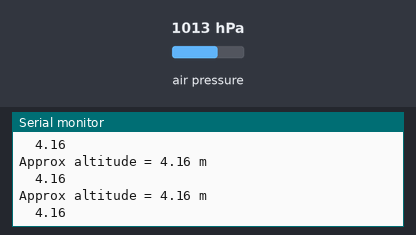
The sketch below on a simulated ESP8266 (NodeMCU). Parts: the last lines printed to the serial monitor. The test bench sets the inputs (shaded band); at power-on: air pressure 1013 hPa. WiFi joins after 1.5 s; servers stay silent unless stated.

Above: at 2.7 s.
2.8 s: air pressure set to 952 hPa
At 2.85 s:
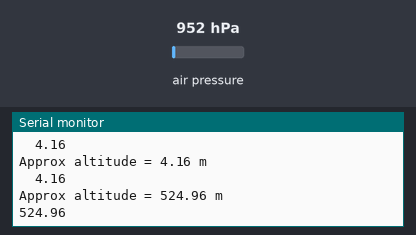
4.3 s: air pressure set to 975 hPa
At 4.49 s:
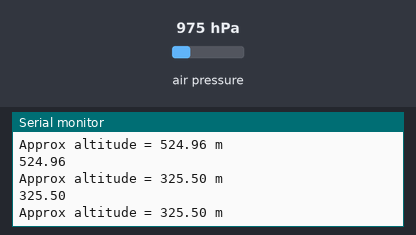
Timing chart, 0 to 7.3 s (numbered marks = the images above; inputs shaded):
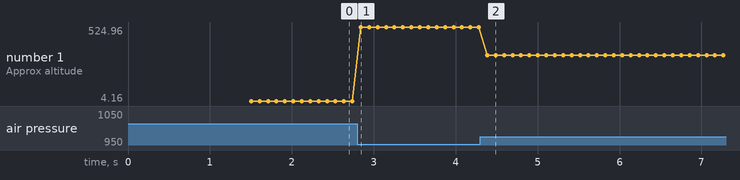

The sketch:

udp.ino
```cpp
/* This code is to use with Adafruit BMP280           (Metric)
 * It measures both temperature and pressure and it displays them on the Serial monitor with the altitude
 * It's a modified version of the Adafruit example code
 * Refer to www.surtrtech.com or SurtrTech Youtube channel
 */

#include <Adafruit_BMP280.h>
#include <ESP8266WiFi.h>
#include <WiFiUdp.h>

Adafruit_BMP280 bmp; // I2C Interface

String gpsString;
const char * ssid = "KAU_Tracker";
const char * pwd = "1234567890";

const char * udpAddress = "192.168.4.2";
const int udpPort = 8000;

WiFiUDP udp;

char result[8];

void setup() {
  Serial.begin(115200);
  WiFi.begin(ssid, pwd);
  Serial.println("");
  Serial.println(F("BMP280 test"));

  while (WiFi.status() != WL_CONNECTED) {
    delay(500);
    Serial.print(".");
  }

  Serial.println("");
  Serial.print("Connected to ");
  Serial.println(ssid);
  Serial.print("IP address: ");
  Serial.println(WiFi.localIP());
  //This initializes udp and transfer buffer
  udp.begin(udpPort);

  if (!bmp.begin(0x76)) {
    Serial.println(F("Could not find a valid BMP280 sensor, check wiring!"));
    while (1);
  }

  /* Default settings from datasheet. */
  bmp.setSampling(Adafruit_BMP280::MODE_NORMAL,     /* Operating Mode. */
                  Adafruit_BMP280::SAMPLING_X2,     /* Temp. oversampling */
                  Adafruit_BMP280::SAMPLING_X16,    /* Pressure oversampling */
                  Adafruit_BMP280::FILTER_X16,      /* Filtering. */
                  Adafruit_BMP280::STANDBY_MS_500); /* Standby time. */
}

void loop() {
//    Serial.print(F("Temperature = "));
//    Serial.print(bmp.readTemperature());
//    Serial.println(" *C");
//
//    Serial.print(F("Pressure = "));
//    Serial.print(bmp.readPressure()/100); //displaying the Pressure in hPa, you can change the unit
//    Serial.println(" hPa");

    Serial.print(F("Approx altitude = "));
    Serial.print(bmp.readAltitude(1013.5)); //The "1019.66" is the pressure(hPa) at sea level in day in your region
    Serial.println(" m");                    //If you don't know it, modify it until you get your current altitude

    Serial.println();
    float high=bmp.readAltitude(1013.5);

    Serial.println(dtostrf(high, 6, 2, result));

    //send hello world to server
    udp.beginPacket(udpAddress, udpPort);
    udp.write(dtostrf(high, 6, 2, result));
    udp.endPacket();
    delay(100);
}
```

Measured:
- after the input at 2.8 s, the serial monitor: prints a new line at once (image 1)
- after the input at 4.3 s, the serial monitor: prints a new line after 0.09 s (image 2)
- plotted number 1: 4.16 → 524.96 after the input at 2.8 s, 524.96 → 325.5 after the input at 4.3 s
